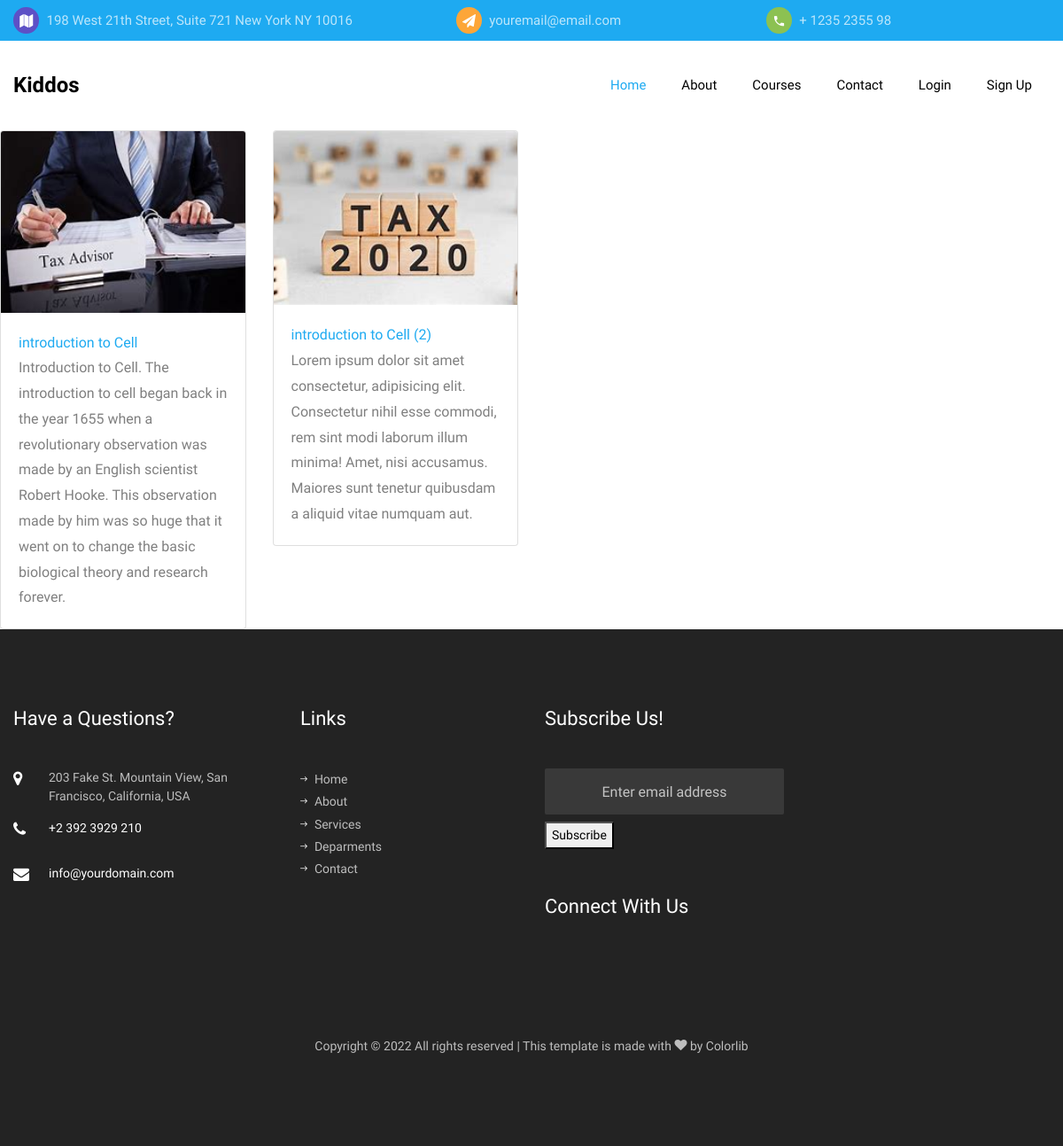
/courses/biology, run on the app's committed database.
### courses/models.py (models this page shows, shortened)
class Courses(models.Model):
    title = models.CharField(max_length=30)
    overview = models.TextField()
    timestamp = models.DateTimeField(auto_now_add=True)
    comment_count = models.IntegerField(default=0)
    author = models.ForeignKey(Author, on_delete=models.CASCADE)
    content = HTMLField()
    thumbnail = models.ImageField()
    categories = models.ManyToManyField(Category)
    def get_absolute_url(self):
        return reverse('course_detail', kwargs={
            'course_id' : self.id
        })

### courses/views.py (the view)
# urls.py: path('courses/biology', views.Biology, name="biology"),
def Biology(request):
    course_list = Courses.objects.filter(categories__title = 'Biology')
    context = {
        'course_list': course_list
    }
    return render(request, 'biology.html', context)

### templates/biology.html
{% extends 'base.html' %} {% block content %}
<div class="row">
    {% for course in course_list %}
    <div class="col-md-3">
        <div class="card">
            <img src="{{ course.thumbnail.url }}" class="card-img-top" alt="...">
            <div class="card-body">
                <a href="{{ course.get_absolute_url }}" h5 class="card-title">{{ course.title }}</h5></a>
                <p class="card-text">{{ course.overview }}</p>
            </div>
        </div>
    </div>
    {% endfor %}
</div>
{% endblock content %}

### templates/base.html
<!DOCTYPE html>{% load static %}
<html lang="en">
<head>{% include 'head.html'%}</head>
<body>
    {% include 'nav.html'%} {% block content %} {% endblock content %} {% include 'footer.html' %} {% include 'script.html' %}
</body>
</html>

### templates/head.html (shortened to what this page needs)
{% load static%}
<link rel="stylesheet" href="{% static 'css/open-iconic-bootstrap.min.css' %}">
<link rel="stylesheet" href="{% static 'css/animate.css' %}">
<link rel="stylesheet" href="{% static 'css/owl.carousel.min.css' %}">
<link rel="stylesheet" href="{% static 'css/owl.theme.default.min.css' %}">
<link rel="stylesheet" href="{% static 'css/magnific-popup.css' %}">
<link rel="stylesheet" href="{% static 'css/aos.css'%}">
<link rel="stylesheet" href="{% static 'css/ionicons.min.css' %}">
<link rel="stylesheet" href="{% static 'css/flaticon.css' %}">
<link rel="stylesheet" href="{% static 'css/icomoon.css' %}">
<link rel="stylesheet" href="{% static 'css/style.css' %}">

### templates/nav.html (shortened to what this page needs)
{% load static %}
<div class="py-2 bg-primary">
    <div class="container">
        <div class="row no-gutters d-flex align-items-start align-items-center px-3 px-md-0">
            <div class="col-lg-12 d-block">
                <div class="row d-flex">
                    <div class="col-md-5 pr-4 d-flex topper align-items-center">
                        <div class="icon bg-fifth mr-2 d-flex justify-content-center align-items-center"><span class="icon-map"></span></div>
                        <span class="text">198 West 21th Street, Suite 721 New York NY 10016</span>
                    </div>
                    <div class="col-md pr-4 d-flex topper align-items-center">
                        <div class="icon bg-secondary mr-2 d-flex justify-content-center align-items-center"><span class="icon-paper-plane"></span></div>
                        <span class="text">youremail@email.com</span>
                    </div>
                    <div class="col-md pr-4 d-flex topper align-items-center">
                        <div class="icon bg-tertiary mr-2 d-flex justify-content-center align-items-center"><span class="icon-phone2"></span></div>
                        <span class="text">+ 1235 2355 98</span>
                    </div>
                </div>
            </div>
        </div>
    </div>
</div>
<nav class="navbar navbar-expand-lg navbar-dark bg-dark ftco_navbar ftco-navbar-light" id="ftco-navbar">
    <div class="container d-flex align-items-center">
        <a class="navbar-brand" href="{% url 'index' %}">Kiddos</a>
        <div class="collapse navbar-collapse" id="ftco-nav">
            <ul class="navbar-nav ml-auto">
                <li class="nav-item active"><a href="{% url 'index' %}" class="nav-link pl-0">Home</a></li>
                <li class="nav-item"><a href="about.html" class="nav-link">About</a></li>
                <li class="nav-item"><a href="{% url 'courses' %}" class="nav-link">Courses</a></li>
                <li class="nav-item"><a href="{% url 'contact' %}" class="nav-link">Contact</a></li>
                {% if request.user.is_authenticated %}
                <li class="nav-item"><a href="{% url 'account_logout' %}" class="nav-link">Logout</a></li>
                {% else %}
                <li class="nav-item"><a href="{% url 'account_login' %}" class="nav-link">Login</a></li>
                <li class="nav-item"><a href="{% url 'account_signup' %}" class="nav-link">Sign Up</a></li>
                {% endif %}
            </ul>
        </div>
    </div>
</nav>

### templates/footer.html (shortened to what this page needs)
{% load static %}
<footer class="ftco-footer ftco-bg-dark ftco-section">
    <div class="container">
        <div class="row mb-5">
            <div class="col-md-6 col-lg-3">
                <div class="ftco-footer-widget mb-5">
                    <h2 class="ftco-heading-2">Have a Questions?</h2>
                    <div class="block-23 mb-3">
                        <ul>
                            <li><span class="icon icon-map-marker"></span><span class="text">203 Fake St. Mountain View, San Francisco, California, USA</span></li>
                            <li><a href="#"><span class="icon icon-phone"></span><span class="text">+2 392 3929 210</span></a></li>
                            <li><a href="#"><span class="icon icon-envelope"></span><span class="text">info@yourdomain.com</span></a></li>
                        </ul>
                    </div>
                </div>
            </div>
            <div class="col-md-6 col-lg-3">
                <div class="ftco-footer-widget mb-5 ml-md-4">
                    <h2 class="ftco-heading-2">Links</h2>
                    <ul class="list-unstyled">
                        <li><a href="#"><span class="ion-ios-arrow-round-forward mr-2"></span>Home</a></li>
                        <li><a href="#"><span class="ion-ios-arrow-round-forward mr-2"></span>About</a></li>
                        <li><a href="#"><span class="ion-ios-arrow-round-forward mr-2"></span>Services</a></li>
                        <li><a href="#"><span class="ion-ios-arrow-round-forward mr-2"></span>Deparments</a></li>
                        <li><a href="#"><span class="ion-ios-arrow-round-forward mr-2"></span>Contact</a></li>
                    </ul>
                </div>
            </div>
            <div class="col-md-6 col-lg-3">
                <div class="ftco-footer-widget mb-5">
                    <h2 class="ftco-heading-2">Subscribe Us!</h2>
                    <form action="." method="POST" class="subscribe-form">
                        <div class="form-group">
                            <input type="email" name="email" id="email" class="form-control mb-2 text-center" placeholder="Enter email address">
                            <button type="submit">Subscribe</button>
                        </div>
                    </form>
                </div>
                <div class="ftco-footer-widget mb-5">
                    <h2 class="ftco-heading-2 mb-0">Connect With Us</h2>
                    <ul class="ftco-footer-social list-unstyled float-md-left float-lft mt-3">
                    </ul>
                </div>
            </div>
        </div>
        <div class="row">
            <div class="col-md-12 text-center">
                <p>
                    Copyright &copy;
                     All rights reserved | This template is made with <i class="icon-heart" aria-hidden="true"></i> by <a href="https://colorlib.com" target="_blank">Colorlib</a>
                </p>
            </div>
        </div>
    </div>
</footer>

### templates/script.html (shortened to what this page needs)
{% load static %}

### data on the page
Courses: thumbnail (picture), title "introduction to Cell", overview "Introduction to Cell. The introduction to cell began back in the year 1655 when a revolutionary observation was made by an English scientist Robert Hooke. This observation made by him was so huge that it went on to change the basic biological theory and research forever."
Courses: thumbnail (picture), title "introduction to Cell (2)", overview "Lorem ipsum dolor sit amet consectetur, adipisicing elit. Consectetur nihil esse commodi, rem sint modi laborum illum minima! Amet, nisi accusamus. Maiores sunt tenetur quibusdam a aliquid vitae numquam aut."
